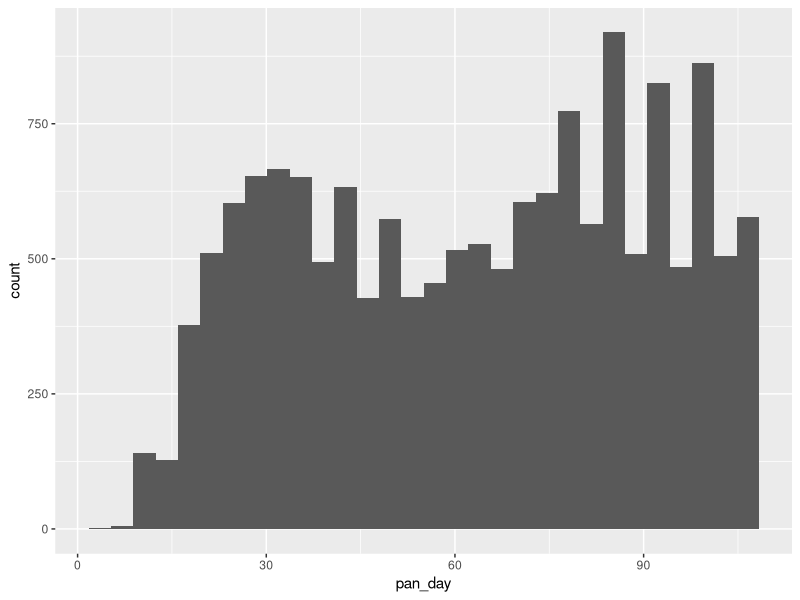
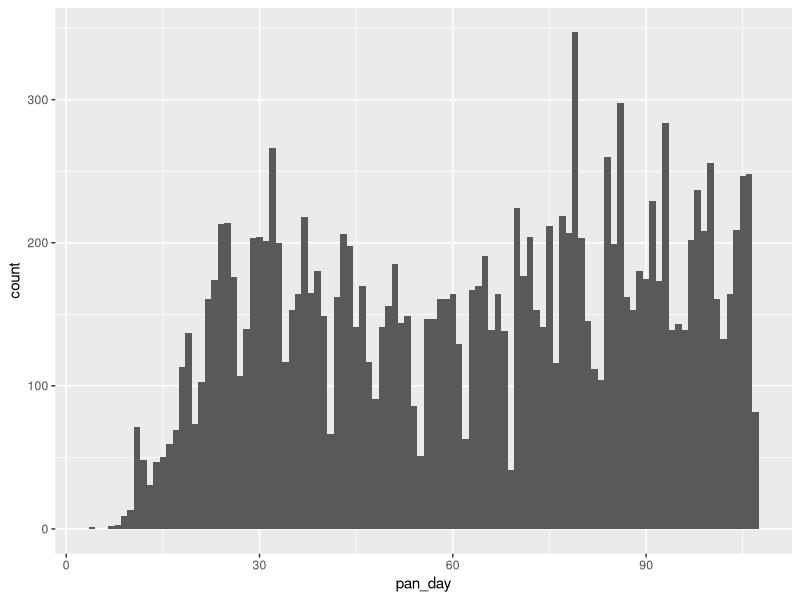
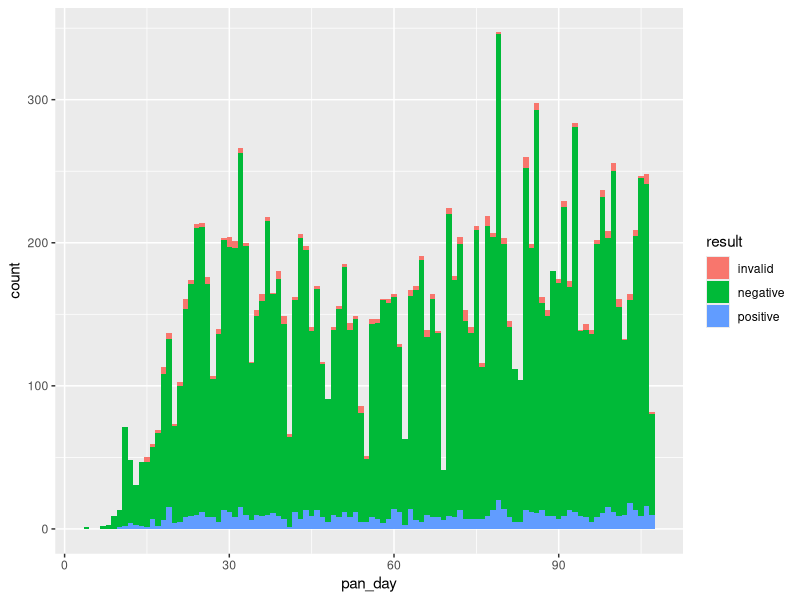
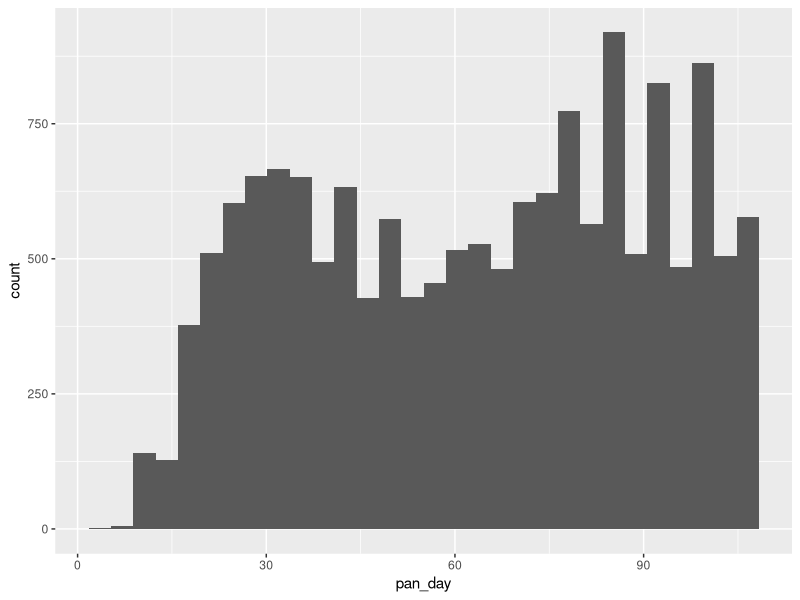
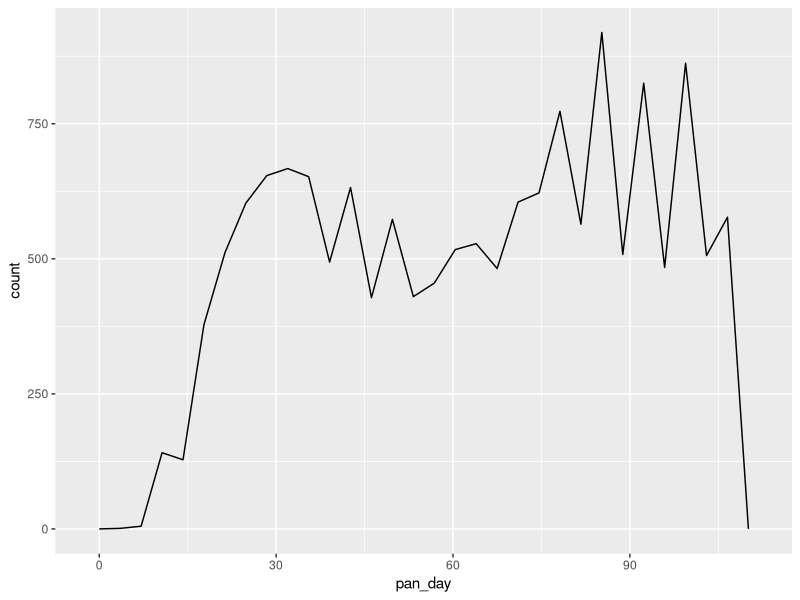
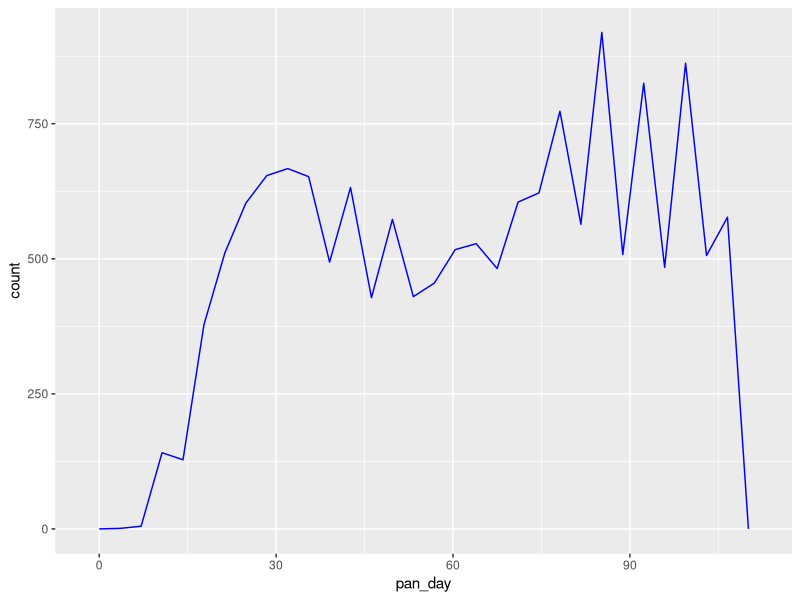
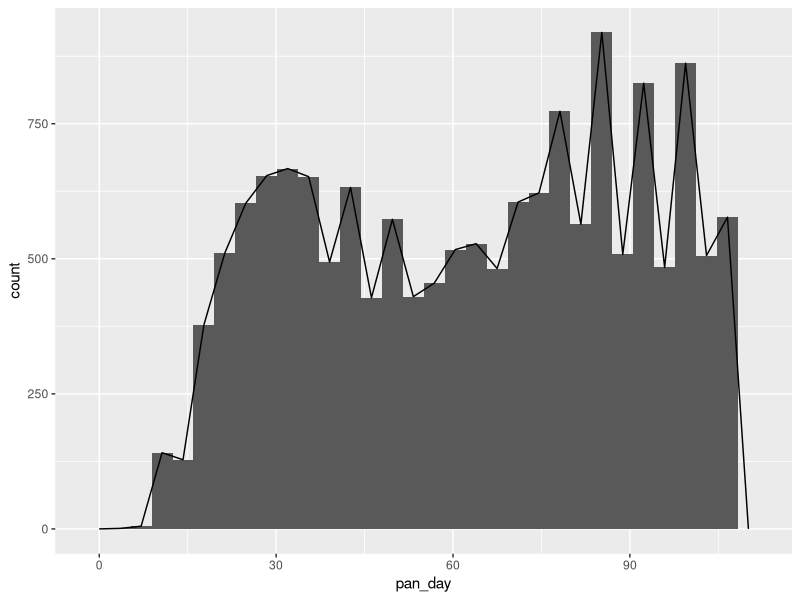
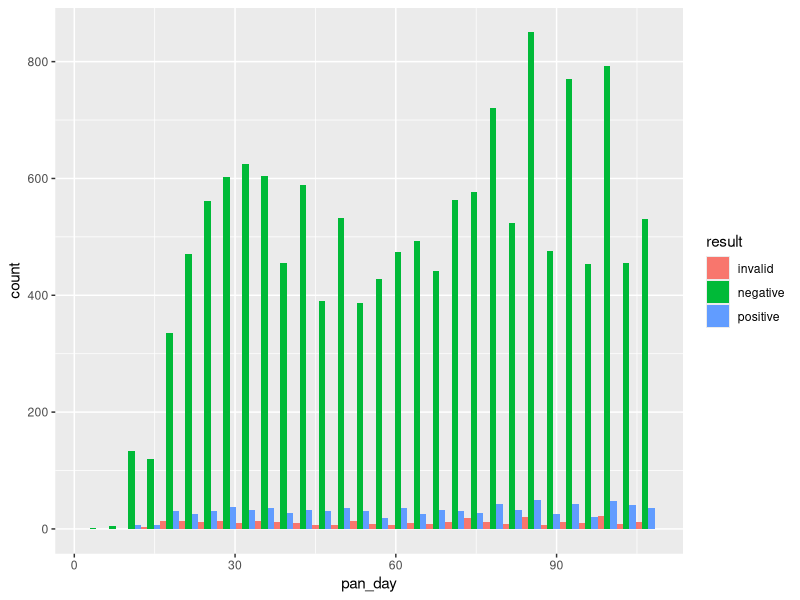

The R script that drew these images, in order:
## ---- chunk 1
library(tidyverse)

covid_testing <- read_csv("covid_testing.csv")
## ---- chunk 2
ggplot(data = covid_testing) +
  geom_histogram(mapping = aes(x = pan_day))
## ---- chunk 3
ggplot(data = covid_testing) +
  geom_histogram(mapping = aes(x = pan_day), binwidth = 1)
## ---- chunk 4
ggplot(data = covid_testing) +
  geom_histogram(mapping = aes(x = pan_day, fill = result), binwidth = 1)
## ---- chunk 5
ggplot(data = covid_testing) +
  geom_histogram(mapping = aes(x = pan_day))
## ---- chunk 6
ggplot(data = covid_testing) +
  geom_freqpoly(mapping = aes(x = pan_day))
## ---- chunk 7
ggplot(data = covid_testing) +
  geom_freqpoly(mapping = aes(x = pan_day), color = "blue")
## ---- chunk 8
ggplot(data = covid_testing) +
  geom_histogram(mapping = aes(x = pan_day)) +
  geom_freqpoly(mapping = aes(x = pan_day))
## ---- chunk 9
ggplot(covid_testing) +
  geom_histogram(
    mapping = aes(x = pan_day, fill = result),
    position = position_dodge()
  )
## ---- chunk 10
ggplot(covid_testing) +
  geom_histogram(
    mapping = aes(x = pan_day, fill = result),
    position = position_dodge()
  ) +
  theme_light()
## ---- chunk 11
library(colorspace)

cols <- c(
  "grey80",
  qualitative_hcl(2, palette = "dark3")
)
names(cols) <- c("invalid", "negative", "positive")

ggplot(covid_testing) +
  geom_histogram(
    mapping = aes(x = pan_day, fill = result),
    position = position_dodge()
  ) +
  theme_light() +
  scale_fill_manual(values = cols)
## ---- chunk 12
ggplot(covid_testing) +
  geom_histogram(
    mapping = aes(x = pan_day, fill = result)
  ) +
  theme_light() +
  scale_fill_manual(values = cols) +
  facet_wrap(~demo_group)
## ---- chunk 13
ggplot(covid_testing) +
    geom_histogram(
        mapping = aes(x = pan_day, fill = result)
    ) +
    theme_light() +
    facet_wrap(~demo_group) +
    ggtitle(label = "COVID19 Test Volume",
         subtitle = "Faceted by Demographic Group") +
    xlab("Day of Pandemic") +
    ylab("Number of Tests")
